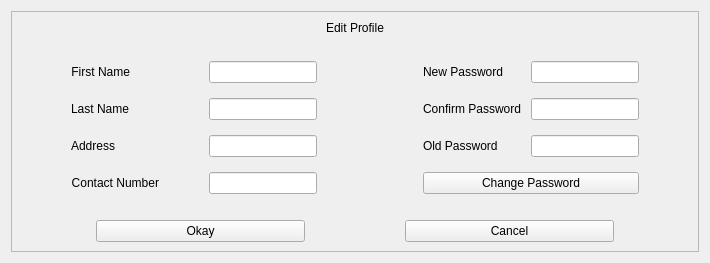
          <widget class="QWidget" name="W_EditProfile">
           <layout class="QHBoxLayout" name="horizontalLayout_7">
            <item>
             <widget class="QFrame" name="F_EditProfile">
              <property name="maximumSize">
               <size>
                <width>800</width>
                <height>500</height>
               </size>
              </property>
              <property name="frameShape">
               <enum>QFrame::StyledPanel</enum>
              </property>
              <property name="frameShadow">
               <enum>QFrame::Raised</enum>
              </property>
              <layout class="QVBoxLayout" name="verticalLayout_9">
               <item>
                <widget class="QLabel" name="L_EditProfile_Title">
                 <property name="text">
                  <string>Edit Profile</string>
                 </property>
                 <property name="alignment">
                  <set>Qt::AlignCenter</set>
                 </property>
                </widget>
               </item>
               <item>
                <layout class="QHBoxLayout" name="HL_EditProfileInputs">
                 <item>
                  <layout class="QFormLayout" name="HL_EditProfileItems">
                   <property name="horizontalSpacing">
                    <number>50</number>
                   </property>
                   <property name="verticalSpacing">
                    <number>15</number>
                   </property>
                   <property name="leftMargin">
                    <number>50</number>
                   </property>
                   <property name="topMargin">
                    <number>20</number>
                   </property>
                   <property name="rightMargin">
                    <number>50</number>
                   </property>
                   <property name="bottomMargin">
                    <number>20</number>
                   </property>
                   <item row="0" column="0">
                    <widget class="QLabel" name="L_EditProfile_FNameTitle">
                     <property name="text">
                      <string>First Name</string>
                     </property>
                     <property name="alignment">
                      <set>Qt::AlignRight|Qt::AlignTrailing|Qt::AlignVCenter</set>
                     </property>
                    </widget>
                   </item>
                   <item row="0" column="1">
                    <widget class="QLineEdit" name="LE_EditProfile_FName"/>
                   </item>
                   <item row="1" column="0">
                    <widget class="QLabel" name="L_EditProfile_LNameTitle">
                     <property name="text">
                      <string>Last Name</string>
                     </property>
                     <property name="alignment">
                      <set>Qt::AlignRight|Qt::AlignTrailing|Qt::AlignVCenter</set>
                     </property>
                    </widget>
                   </item>
                   <item row="1" column="1">
                    <widget class="QLineEdit" name="LE_EditProfile_LName"/>
                   </item>
                   <item row="2" column="0">
                    <widget class="QLabel" name="L_EditProfile_AddressTitle">
                     <property name="text">
                      <string>Address</string>
                     </property>
                     <property name="alignment">
                      <set>Qt::AlignRight|Qt::AlignTrailing|Qt::AlignVCenter</set>
                     </property>
                    </widget>
                   </item>
                   <item row="2" column="1">
                    <widget class="QLineEdit" name="LE_EditProfile_Address"/>
                   </item>
                   <item row="3" column="0">
                    <widget class="QLabel" name="L_EditProfile_ContactNumberTitle">
                     <property name="text">
                      <string>Contact Number</string>
                     </property>
                     <property name="alignment">
                      <set>Qt::AlignRight|Qt::AlignTrailing|Qt::AlignVCenter</set>
                     </property>
                    </widget>
                   </item>
                   <item row="3" column="1">
                    <widget class="QLineEdit" name="LE_EditProfile_ContactNumber"/>
                   </item>
                  </layout>
                 </item>
                 <item>
                  <layout class="QFormLayout" name="HL_EditProfilePasswords">
                   <property name="horizontalSpacing">
                    <number>10</number>
                   </property>
                   <property name="verticalSpacing">
                    <number>15</number>
                   </property>
                   <property name="leftMargin">
                    <number>50</number>
                   </property>
                   <property name="topMargin">
                    <number>20</number>
                   </property>
                   <property name="rightMargin">
                    <number>50</number>
                   </property>
                   <property name="bottomMargin">
                    <number>20</number>
                   </property>
                   <item row="0" column="0">
                    <widget class="QLabel" name="L_EditProfile_NewPasswordTitle">
                     <property name="text">
                      <string>New Password</string>
                     </property>
                     <property name="alignment">
                      <set>Qt::AlignRight|Qt::AlignTrailing|Qt::AlignVCenter</set>
                     </property>
                    </widget>
                   </item>
                   <item row="0" column="1">
                    <widget class="QLineEdit" name="LE_EditProfile_NewPassword"/>
                   </item>
                   <item row="1" column="0">
                    <widget class="QLabel" name="L_EditProfile_NewPasswordConfirmTitle">
                     <property name="text">
                      <string>Confirm Password</string>
                     </property>
                     <property name="alignment">
                      <set>Qt::AlignRight|Qt::AlignTrailing|Qt::AlignVCenter</set>
                     </property>
                    </widget>
                   </item>
                   <item row="1" column="1">
                    <widget class="QLineEdit" name="LE_EditProfile_NewPasswordConfirm"/>
                   </item>
                   <item row="3" column="0" colspan="2">
                    <widget class="QPushButton" name="PB_EditProfile_ChangePassword">
                     <property name="text">
                      <string>Change Password</string>
                     </property>
                    </widget>
                   </item>
                   <item row="2" column="0">
                    <widget class="QLabel" name="label">
                     <property name="text">
                      <string>Old Password</string>
                     </property>
                    </widget>
                   </item>
                   <item row="2" column="1">
                    <widget class="QLineEdit" name="lineEdiLE_EditProfile_OldPassword"/>
                   </item>
                  </layout>
                 </item>
                </layout>
               </item>
               <item>
                <layout class="QHBoxLayout" name="HL_EditProfileButtons">
                 <property name="spacing">
                  <number>100</number>
                 </property>
                 <property name="leftMargin">
                  <number>75</number>
                 </property>
                 <property name="rightMargin">
                  <number>75</number>
                 </property>
                 <item>
                  <widget class="QPushButton" name="PB_UR_EP_Okay">
                   <property name="text">
                    <string>Okay</string>
                   </property>
                  </widget>
                 </item>
                 <item>
                  <widget class="QPushButton" name="PB_UR_EP_Cancel">
                   <property name="text">
                    <string>Cancel</string>
                   </property>
                  </widget>
                 </item>
                </layout>
               </item>
              </layout>
             </widget>
            </item>
           </layout>
          </widget>
